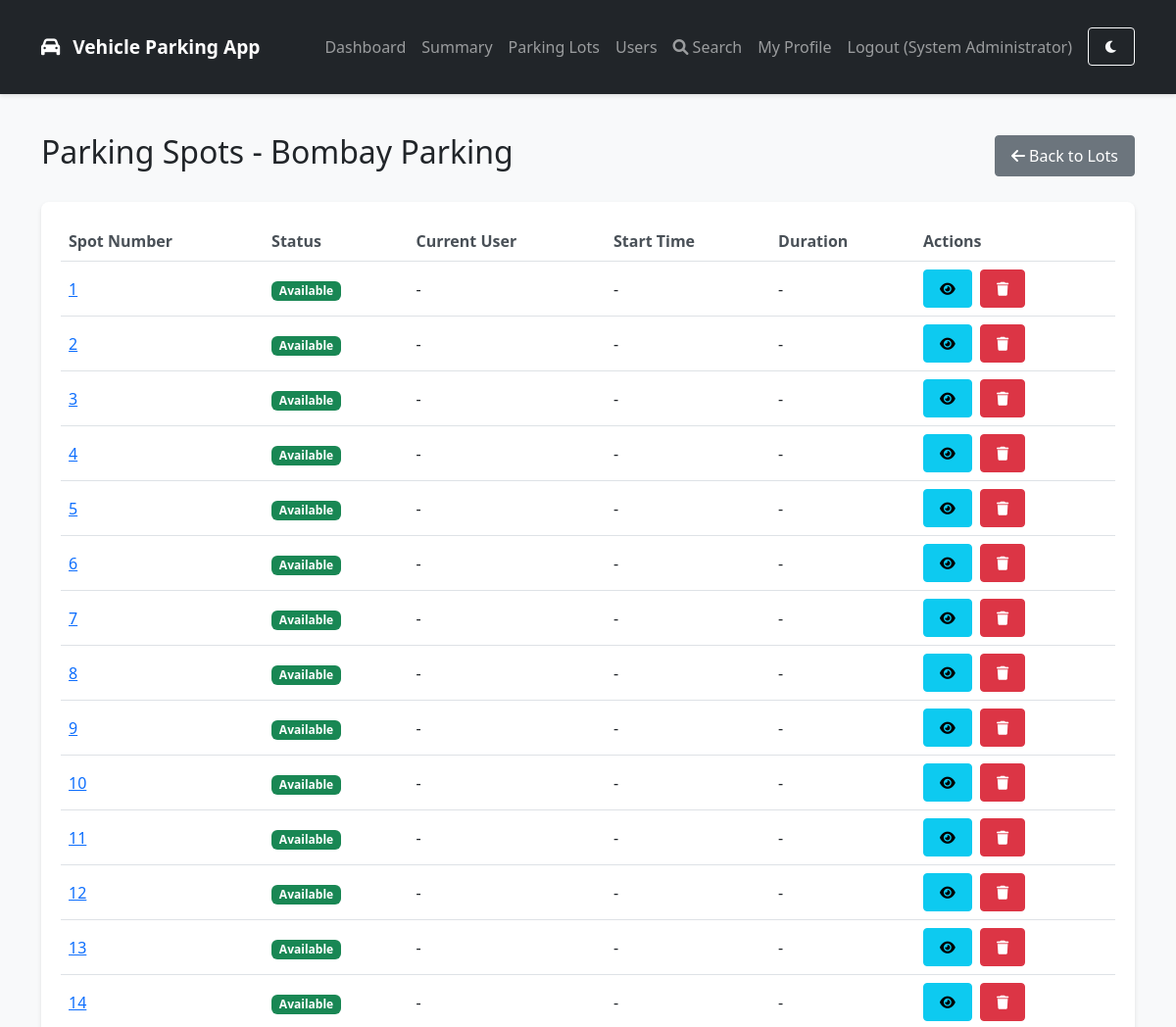
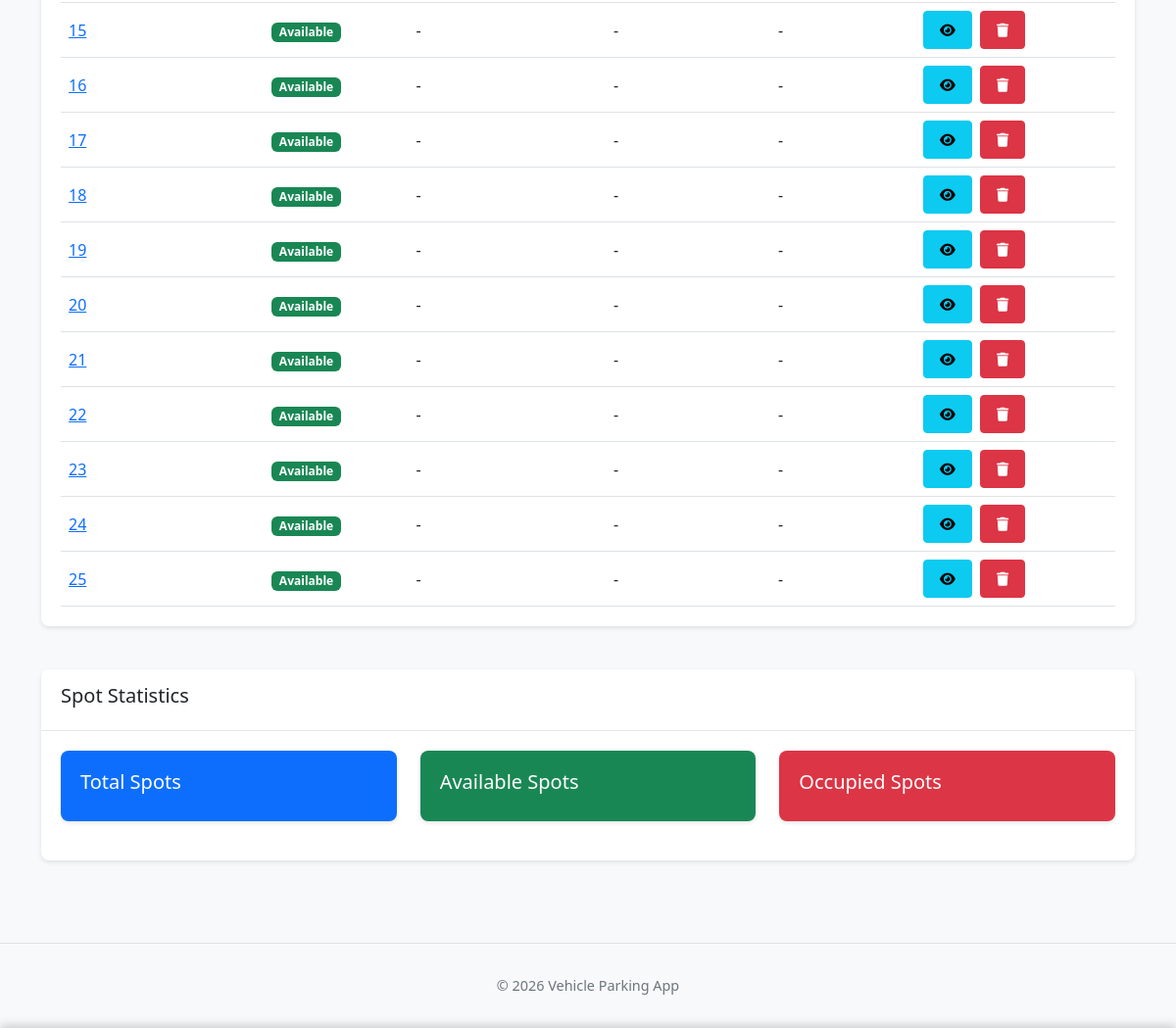
/admin/view-parking-spots/1 (signed in), run on the app's committed database (2 pictures, top to bottom).
### backend/models/models.py (models this page shows, shortened)
class User(db.Model, UserMixin):
    __tablename__ = 'users'
    id = db.Column(db.Integer, primary_key=True)
    username = db.Column(db.String(64), unique=True, nullable=False)
    email = db.Column(db.String(120), unique=True, nullable=False)
    password_hash = db.Column(db.String(128), nullable=False)
    phone = db.Column(db.String(20), unique=True, nullable=True)
    full_name = db.Column(db.String(100), nullable=True)
    address = db.Column(db.String(200), nullable=True)
    pin_code = db.Column(db.String(20), nullable=True)
    vehicle_no = db.Column(db.String(20), unique=True, nullable=True)
    is_admin = db.Column(db.Boolean, default=False)
    created_at = db.Column(db.DateTime, default=lambda: datetime.now(IST))
    notification_preference = db.Column(db.String(20), default='email')  # email, gchat, sms
    gchat_email = db.Column(db.String(120), nullable=True)
    reminder_time = db.Column(db.String(5), default='18:00')  # 24-hour format HH:MM
    report_format = db.Column(db.String(10), default='html')  # html or pdf
    last_reminder_date = db.Column(db.Date, nullable=True)  # Track when last reminder was sent
    reservations = db.relationship('ParkingReservation', backref='user', lazy=True, cascade="all, delete-orphan")
    payment_methods = db.relationship('SavedPaymentMethod', backref='user', lazy=True, cascade="all, delete-orphan")

class ParkingLot(db.Model):
    __tablename__ = 'parking_lots'
    id = db.Column(db.Integer, primary_key=True)
    name = db.Column(db.String(100), nullable=False)
    prime_location_name = db.Column(db.String(100), nullable=False)
    price = db.Column(db.Float, nullable=False)
    address = db.Column(db.String(200), nullable=False)
    pin_code = db.Column(db.String(10), nullable=False)
    maximum_number_of_spots = db.Column(db.Integer, nullable=False)
    created_at = db.Column(db.DateTime, default=datetime.now(IST))
    spots = db.relationship('ParkingSpot', backref='lot', lazy=True, cascade="all, delete-orphan")

class ParkingSpot(db.Model):
    __tablename__ = 'parking_spots'
    id = db.Column(db.Integer, primary_key=True)
    lot_id = db.Column(db.Integer, db.ForeignKey('parking_lots.id'), nullable=False)
    spot_number = db.Column(db.Integer, nullable=False)
    status = db.Column(db.String(1), nullable=False, default='A')  # 'A' for Available, 'O' for Occupied
    created_at = db.Column(db.DateTime, default=datetime.now(IST))
    reservations = db.relationship('ParkingReservation', backref='spot', lazy=True)

### backend/routes/admin_routes.py (the view)
@admin.route('/view-parking-spots/<int:lot_id>')
@login_required
@admin_required
def view_parking_spots(lot_id):
    lot = ParkingLot.query.get_or_404(lot_id)
    spots = ParkingSpot.query.filter_by(lot_id=lot_id).order_by(ParkingSpot.spot_number).all()
    spot_reservations = {}
    for spot in spots:
        if spot.status == 'O':
            reservation = ParkingReservation.query.filter_by(spot_id=spot.id, active=True).first()
            if reservation:
                user = User.query.get(reservation.user_id)
                spot_reservations[spot.id] = {
                    'user': user.username,
                    'parking_time': reservation.parking_timestamp
                }
    return render_template('admin/view_parking_spots.html', lot=lot, spots=spots, spot_reservations=spot_reservations)

### backend/routes/admin_routes.py (called while the page is built)
def admin_required(f):
    @wraps(f)
    def decorated_function(*args, **kwargs):
        if not current_user.is_authenticated or not current_user.is_admin:
            flash('Please log in to access this page.', 'danger')
            return redirect(url_for('auth.admin_login'))
        return f(*args, **kwargs)
    return decorated_function

### backend/services/cache_service.py (called while the page is built)
    def clean_expired(self):
        now = time.time()
        expired_keys = [key for key, (expiry_time, _) in self._cache.items() if expiry_time <= now]
        for key in expired_keys:
            del self._cache[key]
            if self.app:
                self.app.logger.debug(f"Removed expired cache key: {key}")
            else:
                logger.debug(f"Removed expired cache key: {key}")

### frontend/templates/admin/view_parking_spots.html (shortened to what this page needs)
{% extends "base.html" %}
{% block content %}
<div class="row">
    <div class="col-md-12">
        <div class="d-flex justify-content-between align-items-center mb-4">
            <h2>Parking Spots - {{ lot.name }}</h2>
            <a href="{{ url_for('admin.parking_lots') }}" class="btn btn-secondary">
                <i class="fas fa-arrow-left"></i> Back to Lots
            </a>
        </div>
    </div>
</div>
<div class="row">
    <div class="col-md-12">
        <div class="card">
            <div class="card-body">
                <div class="table-responsive">
                    <table class="table">
                        <thead>
                            <tr>
                                <th>Spot Number</th>
                                <th>Status</th>
                                <th>Current User</th>
                                <th>Start Time</th>
                                <th>Duration</th>
                                <th>Actions</th>
                            </tr>
                        </thead>
                        <tbody>
                            {% for spot in spots %}
                            <tr>
                                <td>
                                    <a href="{{ url_for('admin.view_parking_spot', spot_id=spot.id) }}">
                                        {{ spot.spot_number }}
                                    </a>
                                </td>
                                <td>
                                    <span class="badge {% if spot.status == 'A' %}bg-success{% else %}bg-danger{% endif %}">
                                        {% if spot.status == 'A' %}
                                        Available
                                        {% else %}
                                        <a href="{{ url_for('admin.view_occupied_spot', spot_id=spot.id) }}" class="text-white" style="text-decoration: none;">
                                            Occupied
                                        </a>
                                        {% endif %}
                                    </span>
                                </td>
                                <td>
                                    {% if spot.status == 'O' and spot.current_reservation %}
                                        {{ spot.current_reservation.user.username }}
                                    {% else %}
                                        -
                                    {% endif %}
                                </td>
                                <td>
                                    {% if spot.status == 'O' and spot.current_reservation %}
                                        {{ spot.current_reservation.parking_timestamp }}
                                    {% else %}
                                        -
                                    {% endif %}
                                </td>
                                <td>
                                    {% if spot.status == 'O' and spot.current_reservation %}
                                        {{ spot.current_reservation.duration }}
                                    {% else %}
                                        -
                                    {% endif %}
                                </td>
                                <td>
                                    {% if spot.status == 'A' %}
                                    <a href="{{ url_for('admin.view_parking_spot', spot_id=spot.id) }}" class="btn btn-sm btn-info me-1">
                                        <i class="fas fa-eye"></i>
                                    </a>
                                    <a href="{{ url_for('admin.delete_parking_spot', spot_id=spot.id) }}"
                                       class="btn btn-sm btn-danger"
                                       onclick="return confirm('Are you sure you want to delete spot #{{ spot.spot_number }}?');">
                                        <i class="fas fa-trash"></i>
                                    </a>
                                    {% endif %}
                                </td>
                            </tr>
                            {% endfor %}
                        </tbody>
                    </table>
                </div>
            </div>
        </div>
    </div>
</div>
<div class="row mt-4">
    <div class="col-md-12">
        <div class="card">
            <div class="card-header">
                <h5>Spot Statistics</h5>
            </div>
            <div class="card-body">
                <div class="row">
                    <div class="col-md-4">
                        <div class="card bg-primary text-white">
                            <div class="card-body">
                                <h5 class="card-title">Total Spots</h5>
                            </div>
                        </div>
                    </div>
                    <div class="col-md-4">
                        <div class="card bg-success text-white">
                            <div class="card-body">
                                <h5 class="card-title">Available Spots</h5>
                            </div>
                        </div>
                    </div>
                    <div class="col-md-4">
                        <div class="card bg-danger text-white">
                            <div class="card-body">
                                <h5 class="card-title">Occupied Spots</h5>
                            </div>
                        </div>
                    </div>
                </div>
            </div>
        </div>
    </div>
</div>
{% endblock %}

### frontend/templates/base.html (shortened to what this page needs)
<!DOCTYPE html>
<html lang="en">
<head>
    <link href="https://cdn.jsdelivr.net/npm/bootstrap@5.2.3/dist/css/bootstrap.min.css" rel="stylesheet">
    <link rel="stylesheet" href="https://cdnjs.cloudflare.com/ajax/libs/font-awesome/6.0.0-beta3/css/all.min.css">
    <link rel="stylesheet" href="{{ url_for('static', filename='css/style.css') }}">
</head>
<body>
    <nav class="navbar navbar-expand-lg navbar-dark bg-dark">
        <div class="container">
            <a class="navbar-brand" href="{{ url_for('index') }}">
                <i class="fas fa-car"></i> Vehicle Parking App
            </a>
            <div class="collapse navbar-collapse" id="navbarNav">
                <ul class="navbar-nav ms-auto">
                    {% if current_user.is_authenticated %}
                        {% if current_user.is_admin %}
                            <li class="nav-item">
                                <a class="nav-link" href="{{ url_for('admin.dashboard') }}">Dashboard</a>
                            </li>
                            <li class="nav-item">
                                <a class="nav-link" href="{{ url_for('admin.summary') }}">Summary</a>
                            </li>
                            <li class="nav-item">
                                <a class="nav-link" href="{{ url_for('admin.parking_lots') }}">Parking Lots</a>
                            </li>
                            <li class="nav-item">
                                <a class="nav-link" href="{{ url_for('admin.view_users') }}">Users</a>
                            </li>
                            <li class="nav-item">
                                <a class="nav-link" href="{{ url_for('admin.search') }}">
                                    <i class="fas fa-search me-1"></i>Search
                                </a>
                            </li>
                            <li class="nav-item">
                                <a class="nav-link" href="{{ url_for('admin.edit_profile') }}">My Profile</a>
                            </li>
                        {% endif %}
                        <li class="nav-item">
                            <a class="nav-link" href="{{ url_for('auth.logout') }}">Logout ({{ current_user.username }})</a>
                        </li>
                    {% endif %}
                    <li class="nav-item">
                        <button id="dark-mode-toggle" class="btn btn-sm btn-outline-light ms-2" title="Toggle Dark Mode">
                            <i class="fas fa-moon"></i>
                        </button>
                    </li>
                </ul>
            </div>
        </div>
    </nav>
    <div class="container mt-4">
        {% block content %}{% endblock %}
    </div>
    <footer class="footer mt-5 py-3 bg-light">
        <div class="container text-center">
            <span class="text-muted">© <span class="year">2025</span> Vehicle Parking App</span>
        </div>
    </footer>
</body>
</html>

### frontend/static/css/style.css (style rules this page uses)
body { background-color: #f8f9fa; min-height: 100vh; display: flex; flex-direction: column; font-family: 'Segoe UI', Roboto, 'Helvetica Neue', Arial, sans-serif; padding-bottom: env(safe-area-inset-bottom); }
.container { flex: 1; padding-top: 1rem; padding-bottom: 1rem; }
.card { box-shadow: 0 2px 4px rgba(0, 0, 0, 0.1); margin-bottom: 20px; border: none; border-radius: 8px; overflow: hidden; }
.card-header { background-color: #fff; border-bottom: 1px solid rgba(0, 0, 0, 0.1); padding: 15px 20px; font-weight: 600; }
.card-body { padding: 20px; }
.table { margin-bottom: 0; width: 100%; overflow-x: auto; }
.table-responsive { overflow-x: auto; -webkit-overflow-scrolling: touch; }
.table th { border-top: none; font-weight: 600; color: #495057; white-space: nowrap; }
.table td { vertical-align: middle; }
.btn { border-radius: 4px; padding: 8px 16px; font-weight: 500; transition: all 0.2s ease; touch-action: manipulation; }
.btn-danger { background-color: #dc3545; border-color: #dc3545; }
.navbar { box-shadow: 0 2px 4px rgba(0, 0, 0, 0.1); padding: 0.75rem 1rem; }
.navbar-brand { font-weight: 600; font-size: 1.2rem; }
.navbar-brand i { margin-right: 8px; }
.footer { background-color: #f8f9fa; padding: 20px 0; margin-top: auto; border-top: 1px solid rgba(0, 0, 0, 0.1); font-size: 0.9rem; }
* { -webkit-tap-highlight-color: rgba(0,0,0,0); }

### data on the page
User: username "System Administrator"
ParkingLot: name "Bombay Parking"
ParkingSpot: spot_number "1", status "Available"
ParkingSpot: spot_number "2", status "Available"
ParkingSpot: spot_number "3", status "Available"
ParkingSpot: spot_number "4", status "Available"
ParkingSpot: spot_number "5", status "Available"
ParkingSpot: spot_number "6", status "Available"
ParkingSpot: spot_number "7", status "Available"
ParkingSpot: spot_number "8", status "Available"
ParkingSpot: spot_number "9", status "Available"
ParkingSpot: spot_number "10", status "Available"
ParkingSpot: spot_number "11", status "Available"
ParkingSpot: spot_number "12", status "Available"
ParkingSpot: spot_number "13", status "Available"
ParkingSpot: spot_number "14", status "Available"
ParkingSpot: spot_number "15", status "Available"
ParkingSpot: spot_number "16", status "Available"
ParkingSpot: spot_number "17", status "Available"
ParkingSpot: spot_number "18", status "Available"
ParkingSpot: spot_number "19", status "Available"
ParkingSpot: spot_number "20", status "Available"
ParkingSpot: spot_number "21", status "Available"
ParkingSpot: spot_number "22", status "Available"
ParkingSpot: spot_number "23", status "Available"
ParkingSpot: spot_number "24", status "Available"
ParkingSpot: spot_number "25", status "Available"
